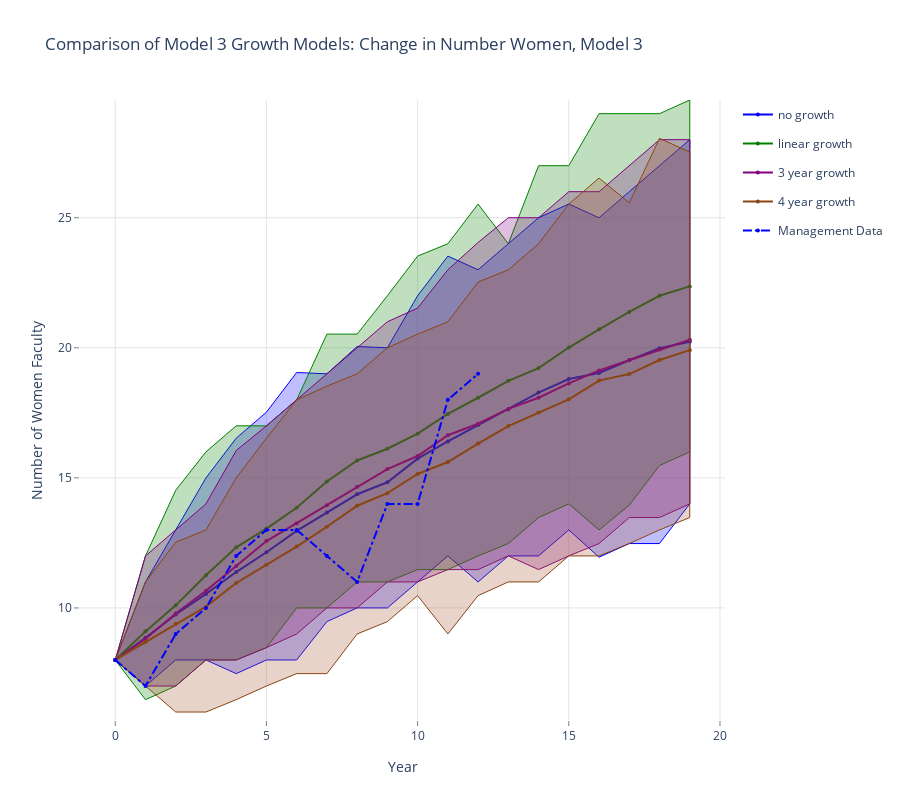

The cell this chart's notebook holds for it:
### Markdown cell above
## Comparison of Model 3 Growth Models: Change in Number Women, Model 3

### Code cell
data = []
linecolors = ['rgb(0,0,255)', 'rgb(0,128,0)', 'rgb(128,0,128)', 'rgb(139,69,19)']
fillcolors = ['rgba(0,0,255,0.25)', 'rgba(0,128,0,0.25)', 'rgba(128,0,128,0.25)', 'rgba(160,82,45,0.25)']

for k,v in enumerate(results.mlist):
    data.append(go.Scatter(
        x=np.append(v.summary_matrix['yr'], v.summary_matrix['yr'].values[::-1]),
        y=np.append(v.summary_matrix['f_975'], v.summary_matrix['f_025'].values[::-1]),
        fill='tozerox',
        fillcolor=fillcolors[k],
        line=dict(color=linecolors[k],
                 width=1),
        legendgroup=legend_labels[k],
        showlegend=False,
        mode='lines',
        name=legend_labels[k],
    ))

    data.append(go.Scatter(
        x=v.summary_matrix['yr'],
        y=v.summary_matrix['f_avg'],
        line=dict(color=linecolors[k],
                 width=2),
        legendgroup=legend_labels[k],
        showlegend=True,
        marker=dict(
            size=4),
        mode='lines+markers',
        name=legend_labels[k],
    ))


data.append(go.Scatter(
    x=v.summary_matrix['yr'], 
    y=v.summary_matrix['act_f'],
    line=dict(color='blue',
             dash='dashdot'),
    name='Management Data',
    mode='lines+markers',
    marker=dict(
        size=4),

))
    
layout = go.Layout(
    title='Comparison of Model 3 Growth Models: Change in Number Women, Model 3',
    height=800,
    width=900,
    paper_bgcolor='rgb(255,255,255)',
    plot_bgcolor='rgb(255,255,255)',
    xaxis=dict(
        visible=True,
        title='Year',
        gridcolor='rgb(229,229,229)',
        showgrid=True,
        showline=True,
        showticklabels=True,
        tickcolor='rgb(127,127,127)',
        ticks='outside',
        zeroline=False
    ),
    yaxis=dict(
        title='Number of Women Faculty',
        gridcolor='rgb(229,229,229)',
        showgrid=True,
        showline=True,
        showticklabels=True,
        tickcolor='rgb(127,127,127)',
        ticks='outside',
        zeroline=False
    ),
)
fig = go.Figure(data=data, layout=layout)
plotly.offline.iplot(fig, filename= 'shaded_lines')

# export image for ingestion to pdf file.
# if not os.path.exists('images'):
#     os.mkdir('images')
# pio.write_image(fig, 'images/change_in_number_women.png')

### Figure 1 — Plotly figure (JSON) as saved in the notebook; plotly's stock layout.template omitted (floating-point values rounded to 4 significant figures)
{"data": [{"fill": "tozerox", "fillcolor": "rgba(0,0,255,0.25)", "legendgroup": "no growth", "line": {"color": "rgb(0,0,255)", "width": 1}, "mode": "lines", "name": "no growth", "showlegend": false, "type": "scatter", "x": [0, 1, 2, 3, 4, 5, 6, 7, 8, 9, 10, 11, 12, 13, 14, 15, 16, 17, 18, 19, 19, 18, 17, 16, 15, 14, 13, 12, 11, 10, 9, 8, 7, 6, 5, 4, 3, 2, 1, 0], "y": [8, 11, 13, 15, 16.52, 17.52, 19.05, 19, 20.05, 20, 22, 23.52, 23, 24, 25, 25.52, 25, 26, 27, 28, 14, 12.47, 12.47, 11.95, 13, 12, 12, 11, 12, 11, 10, 10, 9.475, 8, 8, 7.475, 8, 8, 7, 8]}, {"legendgroup": "no growth", "line": {"color": "rgb(0,0,255)", "width": 2}, "marker": {"size": 4}, "mode": "lines+markers", "name": "no growth", "showlegend": true, "type": "scatter", "x": [0, 1, 2, 3, 4, 5, 6, 7, 8, 9, 10, 11, 12, 13, 14, 15, 16, 17, 18, 19], "y": [8, 8.85, 9.75, 10.54, 11.38, 12.14, 12.96, 13.67, 14.37, 14.83, 15.74, 16.4, 17.03, 17.63, 18.28, 18.8, 19.03, 19.52, 19.98, 20.23]}, {"fill": "tozerox", "fillcolor": "rgba(0,128,0,0.25)", "legendgroup": "linear growth", "line": {"color": "rgb(0,128,0)", "width": 1}, "mode": "lines", "name": "linear growth", "showlegend": false, "type": "scatter", "x": [0, 1, 2, 3, 4, 5, 6, 7, 8, 9, 10, 11, 12, 13, 14, 15, 16, 17, 18, 19, 19, 18, 17, 16, 15, 14, 13, 12, 11, 10, 9, 8, 7, 6, 5, 4, 3, 2, 1, 0], "y": [8, 12, 14.53, 16, 17, 17, 18, 20.52, 20.52, 22, 23.52, 24, 25.52, 24, 27, 27, 29, 29, 29, 29.52, 16, 15.47, 13.95, 13, 14, 13.47, 12.47, 12, 11.47, 11.47, 11, 11, 10, 10, 8.475, 8, 8, 7, 6.475, 8]}, {"legendgroup": "linear growth", "line": {"color": "rgb(0,128,0)", "width": 2}, "marker": {"size": 4}, "mode": "lines+markers", "name": "linear growth", "showlegend": true, "type": "scatter", "x": [0, 1, 2, 3, 4, 5, 6, 7, 8, 9, 10, 11, 12, 13, 14, 15, 16, 17, 18, 19], "y": [8, 9.1, 10.1, 11.26, 12.33, 13.05, 13.85, 14.86, 15.67, 16.12, 16.7, 17.46, 18.08, 18.73, 19.22, 20.01, 20.71, 21.38, 22, 22.36]}, {"fill": "tozerox", "fillcolor": "rgba(128,0,128,0.25)", "legendgroup": "3 year growth", "line": {"color": "rgb(128,0,128)", "width": 1}, "mode": "lines", "name": "3 year growth", "showlegend": false, "type": "scatter", "x": [0, 1, 2, 3, 4, 5, 6, 7, 8, 9, 10, 11, 12, 13, 14, 15, 16, 17, 18, 19, 19, 18, 17, 16, 15, 14, 13, 12, 11, 10, 9, 8, 7, 6, 5, 4, 3, 2, 1, 0], "y": [8, 12, 13, 14, 16.05, 17, 18, 19, 20, 21, 21.52, 23, 24.05, 25, 25, 26, 26, 27, 28, 28, 14, 13.47, 13.47, 12.47, 12, 11.47, 12, 11.47, 11.47, 11, 11, 10, 10, 9, 8.475, 8, 8, 7, 7, 8]}, {"legendgroup": "3 year growth", "line": {"color": "rgb(128,0,128)", "width": 2}, "marker": {"size": 4}, "mode": "lines+markers", "name": "3 year growth", "showlegend": true, "type": "scatter", "x": [0, 1, 2, 3, 4, 5, 6, 7, 8, 9, 10, 11, 12, 13, 14, 15, 16, 17, 18, 19], "y": [8, 8.82, 9.79, 10.66, 11.61, 12.57, 13.26, 13.95, 14.66, 15.34, 15.84, 16.64, 17.08, 17.65, 18.08, 18.63, 19.13, 19.53, 19.93, 20.31]}, {"fill": "tozerox", "fillcolor": "rgba(160,82,45,0.25)", "legendgroup": "4 year growth", "line": {"color": "rgb(139,69,19)", "width": 1}, "mode": "lines", "name": "4 year growth", "showlegend": false, "type": "scatter", "x": [0, 1, 2, 3, 4, 5, 6, 7, 8, 9, 10, 11, 12, 13, 14, 15, 16, 17, 18, 19, 19, 18, 17, 16, 15, 14, 13, 12, 11, 10, 9, 8, 7, 6, 5, 4, 3, 2, 1, 0], "y": [8, 11, 12.53, 13, 15, 16.52, 18, 18.52, 19, 20, 20.52, 21, 22.52, 23, 24, 25.52, 26.52, 25.57, 28.05, 27.52, 13.47, 13, 12.47, 12, 12, 11, 11, 10.47, 9, 10.47, 9.475, 9, 7.475, 7.475, 7, 6.475, 6, 6, 7, 8]}, {"legendgroup": "4 year growth", "line": {"color": "rgb(139,69,19)", "width": 2}, "marker": {"size": 4}, "mode": "lines+markers", "name": "4 year growth", "showlegend": true, "type": "scatter", "x": [0, 1, 2, 3, 4, 5, 6, 7, 8, 9, 10, 11, 12, 13, 14, 15, 16, 17, 18, 19], "y": [8, 8.69, 9.39, 10.05, 10.96, 11.66, 12.36, 13.12, 13.93, 14.41, 15.15, 15.61, 16.32, 16.99, 17.51, 18.02, 18.74, 18.99, 19.53, 19.91]}, {"line": {"color": "blue", "dash": "dashdot"}, "marker": {"size": 4}, "mode": "lines+markers", "name": "Management Data", "type": "scatter", "x": [0, 1, 2, 3, 4, 5, 6, 7, 8, 9, 10, 11, 12, 13, 14, 15, 16, 17, 18, 19], "y": [8, 7, 9, 10, 12, 13, 13, 12, 11, 14, 14, 18, 19, null, null, null, null, null, null, null]}], "layout": {"height": 800, "paper_bgcolor": "rgb(255,255,255)", "plot_bgcolor": "rgb(255,255,255)", "title": {"text": "Comparison of Model 3 Growth Models: Change in Number Women, Model 3"}, "width": 900, "xaxis": {"gridcolor": "rgb(229,229,229)", "showgrid": true, "showline": true, "showticklabels": true, "tickcolor": "rgb(127,127,127)", "ticks": "outside", "title": {"text": "Year"}, "visible": true, "zeroline": false}, "yaxis": {"gridcolor": "rgb(229,229,229)", "showgrid": true, "showline": true, "showticklabels": true, "tickcolor": "rgb(127,127,127)", "ticks": "outside", "title": {"text": "Number of Women Faculty"}, "zeroline": false}}}
